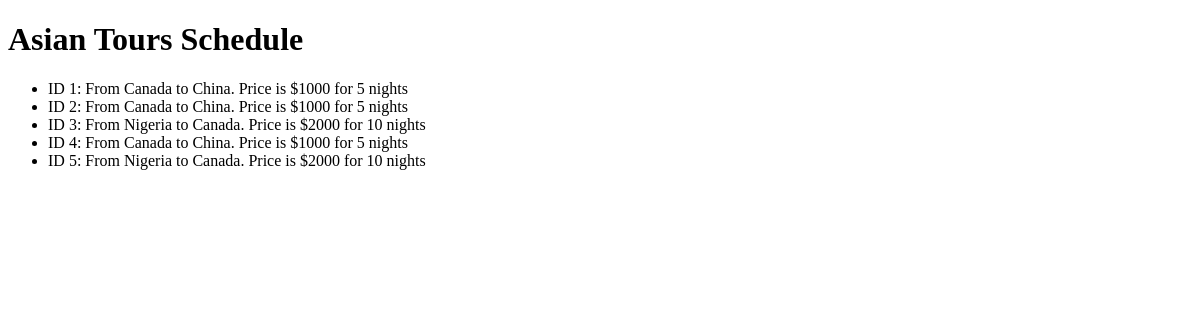
The app's page /, older data.
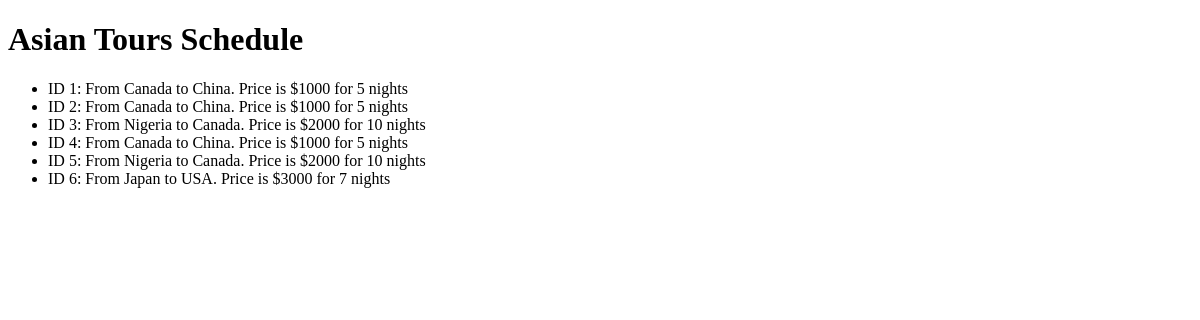
The same page, newer data.
### asiantouragency/models.py (models this page shows)
class Tour(models.Model):
    origin_country = models.CharField(max_length=64)
    dest_country = models.CharField(max_length=64)
    number_of_nights = models.IntegerField()
    price = models.IntegerField()
    def __str__(self):
        return f"ID {self.id}: From {self.origin_country} to {self.dest_country}. Price is ${self.price} for {self.number_of_nights} nights"

### asiantouragency/views.py (the view)
# urls.py: path('', views.index)
def index(request):
    tours = Tour.objects.all()
    context = {'tours': tours}
    return render(request, 'tours/index.html', context)

### asiantouragency/templates/tours/index.html (shortened to what this page needs)
<!DOCTYPE html>
<html lang="en">
  <head>
  </head>
  <body>
    <h1>Asian Tours Schedule</h1>
    <ul>
      {% for tour in tours %}
      <li>{{ tour }}</li>
      {% endfor %}
    </ul>
  </body>
</html>

Row changes from the older to the newer data that the page shows:
added Tour: id+origin_country+dest_country "ID 6: From Japan to USA. Price is $3000 for 7 nights"
